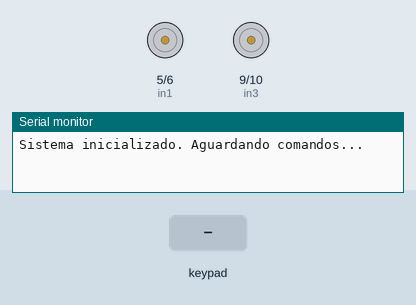
A sketch run on a simulated Arduino Uno, built with avr-gcc and run on an emulated ATmega328P. On the bench: motor-driver pin pairs drawn as motors (green arrow = first pin HIGH = forward, orange = second pin HIGH = backward, longer = more drive), the last lines printed to the serial monitor. Inputs (shaded band) come from the test bench.

Above: at 1.2 s.
1.3 s: key 'U' pressed
At 1.5 s:
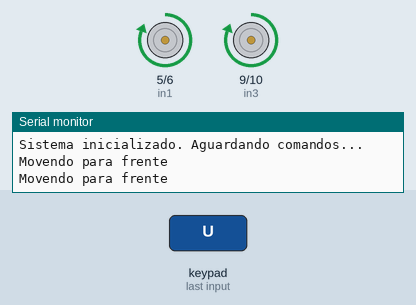
3.2 s: key 'D' pressed
At 3.41 s:
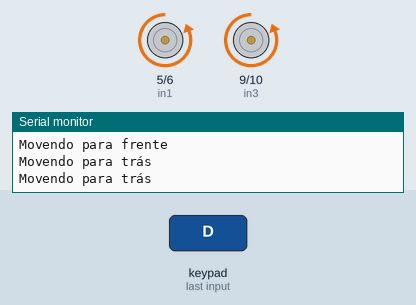
5.1 s: key 'L' pressed
At 5.32 s:
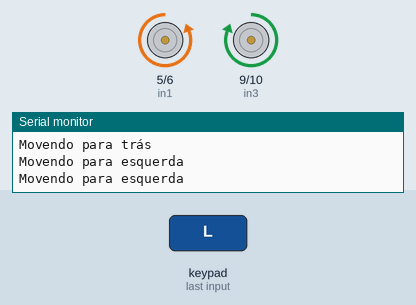
7.0 s: key 'R' pressed
At 7.22 s:
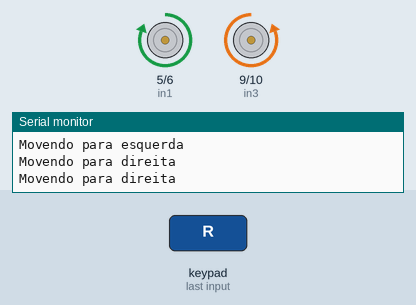
Timing chart, 0 to 9.9 s (numbered marks = the images above; inputs shaded):
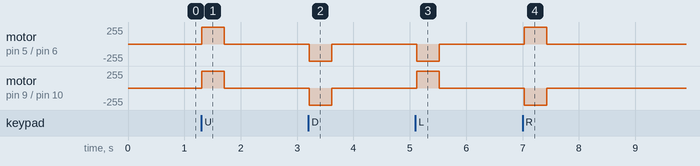

Measured:
- after the input at 1.3 s, motor on pin 5 (in1) / pin 6 (in2), motor on pin 9 (in3) / pin 10 (in4): stopped → forward 255/255 at once, → stopped 0.40 s later
- after the input at 3.2 s, motor on pin 5 (in1) / pin 6 (in2), motor on pin 9 (in3) / pin 10 (in4): stopped → backward 255/255 at once, → stopped 0.40 s later
- after the input at 5.1 s, motor on pin 5 (in1) / pin 6 (in2): stopped → backward 255/255 at once, → stopped 0.40 s later; motor on pin 9 (in3) / pin 10 (in4): stopped → forward 255/255 at once, → stopped 0.40 s later
- after the input at 7.0 s, motor on pin 5 (in1) / pin 6 (in2): stopped → forward 255/255 at once, → stopped 0.40 s later; motor on pin 9 (in3) / pin 10 (in4): stopped → backward 255/255 at once, → stopped 0.40 s later

The sketch:

Carrinho.ino
```cpp
#include <SoftwareSerial.h>
#define CUSTOM_SETTINGS
#define INCLUDE_GAMEPAD_MODULE
#include <Dabble.h>

// Configuração do SoftwareSerial para o Bluetooth
SoftwareSerial bluetoothSerial(10, 11); // RX no pino 10, TX no pino 11

// Pinos de controle dos motores
int in1 = 5;
int in2 = 6;
int in3 = 9;
int in4 = 10;

void setup() {
  // Configura os pinos dos motores como saída
  pinMode(in1, OUTPUT);
  pinMode(in2, OUTPUT);
  pinMode(in3, OUTPUT);
  pinMode(in4, OUTPUT);

  // Inicializa a comunicação serial para depuração
  Serial.begin(9600);

  // Inicializa a comunicação com o módulo Bluetooth
  bluetoothSerial.begin(9600);

  // Inicializa o Dabble usando o SoftwareSerial
  Dabble.begin(bluetoothSerial);

  Serial.println("Sistema inicializado. Aguardando comandos...");
}

void loop() {
  // Processa os dados recebidos do Dabble
  Dabble.processInput();

  // Verifica os comandos do GamePad
  if (GamePad.isUpPressed()) {
    Serial.println("Movendo para frente");
    moveParaFrente();
  } else if (GamePad.isDownPressed()) {
    Serial.println("Movendo para trás");
    moveParaTras();
  } else if (GamePad.isLeftPressed()) {
    Serial.println("Movendo para esquerda");
    moveParaEsquerda();
  } else if (GamePad.isRightPressed()) {
    Serial.println("Movendo para direita");
    moveParaDireita();
  } else {
    parar();
  }

  // Pequeno delay para evitar leituras muito rápidas
  delay(100);
}

void moveParaFrente() {
  digitalWrite(in1, HIGH);
  digitalWrite(in2, LOW);
  digitalWrite(in3, HIGH);
  digitalWrite(in4, LOW);
}

void moveParaTras() {
  digitalWrite(in1, LOW);
  digitalWrite(in2, HIGH);
  digitalWrite(in3, LOW);
  digitalWrite(in4, HIGH);
}

void moveParaEsquerda() {
  digitalWrite(in1, LOW);
  digitalWrite(in2, HIGH);
  digitalWrite(in3, HIGH);
  digitalWrite(in4, LOW);
}

void moveParaDireita() {
  digitalWrite(in1, HIGH);
  digitalWrite(in2, LOW);
  digitalWrite(in3, LOW);
  digitalWrite(in4, HIGH);
}

void parar() {
  digitalWrite(in1, LOW);
  digitalWrite(in2, LOW);
  digitalWrite(in3, LOW);
  digitalWrite(in4, LOW);
}
```
